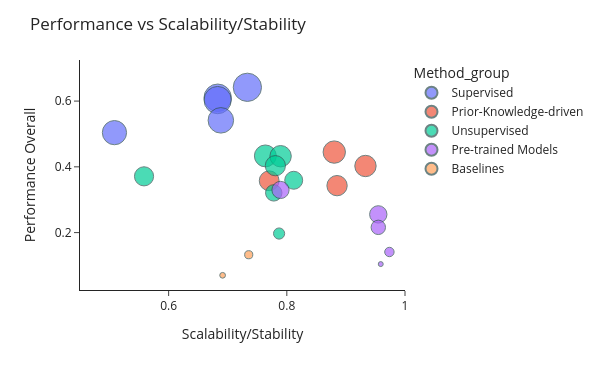

The code cell stored with this chart in its notebook:
### Code cell
df["Scalability/Stability"] = (df["Scalability"] + df["Stability"]) / 2
fig = px.scatter(df, x="Scalability/Stability", y="Overall Performance", color="Method_group",
                 size='Macro F1', hover_data=[df.index,'Overall Performance', 'Scalability/Stability', 'Macro F1'],)

fig.update_layout(
    font=dict(
        size=12,           # Default font size for all text
    ),
    xaxis=dict(
        title_font=dict(size=14),   # X-axis title font size
        tickfont=dict(size=12),     # X-axis tick label font size
    ),
    yaxis=dict(
        title_font=dict(size=14),   # Y-axis title font size
        tickfont=dict(size=12),     # Y-axis tick label font size
    ),
    title_font=dict(size=16),       # Title font size
    legend=dict(
        font=dict(size=12),         # Legend font size
        title_font=dict(size=14),   # Legend title font size
    )
)

fig.update_layout(width=600, height=370)

fig.update_layout(
    template='simple_white',
    title="Performance vs Scalability/Stability",
    xaxis=dict(title="Scalability/Stability", range=[0.45, 1]),
    #xaxis=dict(title="Scalability/Stability"),
    yaxis=dict(title="Performance Overall")
)
fig.update_traces(marker=dict(line=dict(width=1, color='DarkSlateGrey')))


fig.show()

fig.write_html(os.path.join(output_path, "scatter_plot_grouped.html"))

# save as svg
fig.write_image(os.path.join(output_path, "scatter_plot_grouped.svg"), width=800, height=600, scale=2)

### Figure 1 — Plotly figure (JSON) as saved in the notebook; plotly's stock layout.template omitted (floating-point values rounded to 4 significant figures)
{"data": [{"customdata": [["XGBoost", 0.8302], ["Random Forest", 0.7818], ["MAPS", 0.7718], ["Logistic Regression", 0.6768], ["CellSighter", 0.6095]], "hovertemplate": "Method_group=Supervised<br>Scalability/Stability=%{x}<br>Overall Performance=%{y}<br>Macro F1=%{customdata[1]}<br>method=%{customdata[0]}<extra></extra>", "legendgroup": "Supervised", "marker": {"color": "#636efa", "line": {"color": "DarkSlateGrey", "width": 1}, "size": [0.8302, 0.7818, 0.7718, 0.6768, 0.6095], "sizemode": "area", "sizeref": 0.002075, "symbol": "circle"}, "mode": "markers", "name": "Supervised", "orientation": "v", "showlegend": true, "type": "scatter", "x": [0.7333, 0.683, 0.683, 0.6884, 0.5083], "xaxis": "x", "y": [0.6419, 0.6102, 0.6031, 0.5414, 0.504], "yaxis": "y"}, {"customdata": [["Scyan", 0.5189], ["Tacit", 0.4731], ["Tribus", 0.4078], ["Astir", 0.4296]], "hovertemplate": "Method_group=Prior-Knowledge-driven<br>Scalability/Stability=%{x}<br>Overall Performance=%{y}<br>Macro F1=%{customdata[1]}<br>method=%{customdata[0]}<extra></extra>", "legendgroup": "Prior-Knowledge-driven", "marker": {"color": "#EF553B", "line": {"color": "DarkSlateGrey", "width": 1}, "size": [0.5189, 0.4731, 0.4078, 0.4296], "sizemode": "area", "sizeref": 0.002075, "symbol": "circle"}, "mode": "markers", "name": "Prior-Knowledge-driven", "orientation": "v", "showlegend": true, "type": "scatter", "x": [0.8803, 0.9331, 0.7701, 0.885], "xaxis": "x", "y": [0.4449, 0.4026, 0.3576, 0.3428], "yaxis": "y"}, {"customdata": [["CellLENS_Lite", 0.4975], ["Leiden", 0.4753], ["Phenograph", 0.4243], ["CellLENS_Full", 0.3806], ["FuseSOM", 0.3347], ["Starling", 0.28], ["FlowSOM Meta Clusters", 0.1295]], "hovertemplate": "Method_group=Unsupervised<br>Scalability/Stability=%{x}<br>Overall Performance=%{y}<br>Macro F1=%{customdata[1]}<br>method=%{customdata[0]}<extra></extra>", "legendgroup": "Unsupervised", "marker": {"color": "#00cc96", "line": {"color": "DarkSlateGrey", "width": 1}, "size": [0.4975, 0.4753, 0.4243, 0.3806, 0.3347, 0.28, 0.1295], "sizemode": "area", "sizeref": 0.002075, "symbol": "circle"}, "mode": "markers", "name": "Unsupervised", "orientation": "v", "showlegend": true, "type": "scatter", "x": [0.7637, 0.7895, 0.7806, 0.5584, 0.8117, 0.7779, 0.7869], "xaxis": "x", "y": [0.4333, 0.4323, 0.4035, 0.3711, 0.3592, 0.3208, 0.1971], "yaxis": "y"}, {"customdata": [["Nimbus", 0.3076], ["RIBCA_adapted", 0.3135], ["RIBCA", 0.216], ["Deepcelltypes_adapted", 0.09171], ["Deepcelltypes", 0.02556]], "hovertemplate": "Method_group=Pre-trained Models<br>Scalability/Stability=%{x}<br>Overall Performance=%{y}<br>Macro F1=%{customdata[1]}<br>method=%{customdata[0]}<extra></extra>", "legendgroup": "Pre-trained Models", "marker": {"color": "#ab63fa", "line": {"color": "DarkSlateGrey", "width": 1}, "size": [0.3076, 0.3135, 0.216, 0.09171, 0.02556], "sizemode": "area", "sizeref": 0.002075, "symbol": "circle"}, "mode": "markers", "name": "Pre-trained Models", "orientation": "v", "showlegend": true, "type": "scatter", "x": [0.7893, 0.9548, 0.9548, 0.9736, 0.9589], "xaxis": "x", "y": [0.3297, 0.2554, 0.2159, 0.141, 0.1042], "yaxis": "y"}, {"customdata": [["Stratified sampler", 0.06864], ["Most Frequent", 0.03392]], "hovertemplate": "Method_group=Baselines<br>Scalability/Stability=%{x}<br>Overall Performance=%{y}<br>Macro F1=%{customdata[1]}<br>method=%{customdata[0]}<extra></extra>", "legendgroup": "Baselines", "marker": {"color": "#FFA15A", "line": {"color": "DarkSlateGrey", "width": 1}, "size": [0.06864, 0.03392], "sizemode": "area", "sizeref": 0.002075, "symbol": "circle"}, "mode": "markers", "name": "Baselines", "orientation": "v", "showlegend": true, "type": "scatter", "x": [0.7355, 0.6913], "xaxis": "x", "y": [0.1327, 0.07012], "yaxis": "y"}], "layout": {"font": {"size": 12}, "height": 370, "legend": {"font": {"size": 12}, "itemsizing": "constant", "title": {"font": {"size": 14}, "text": "Method_group"}, "tracegroupgap": 0}, "margin": {"t": 60}, "title": {"text": "Performance vs Scalability/Stability"}, "width": 600, "xaxis": {"anchor": "y", "domain": [0, 1], "range": [0.45, 1], "tickfont": {"size": 12}, "title": {"text": "Scalability/Stability"}}, "yaxis": {"anchor": "x", "domain": [0, 1], "tickfont": {"size": 12}, "title": {"text": "Performance Overall"}}}}
